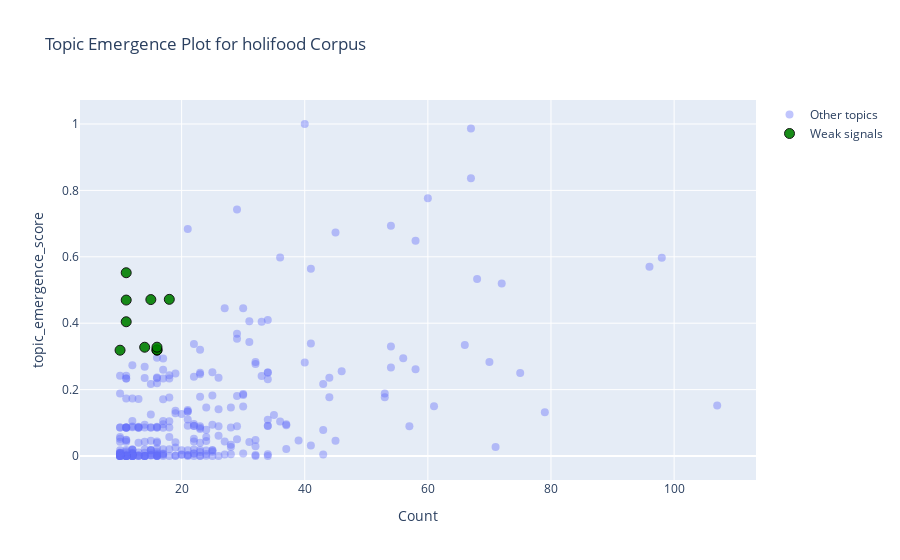

Notebook code cell kept with this figure:
### Code cell
# --- Weak-signal ranking parameters ---
TOP_K_WEAK = 10                  # maximum number of weak signals to present
WEAK_MIN_COUNT = 10              # minimum topic Count to consider
WEAK_MIN_UPPER_COUNT = 20        # absolute upper bound for Count
SCORE_MIN_THRESHOLD = 0.3       # minimum recency_magnitude_score to be considered


# ============================================
# 11. TOP-K WEAK SIGNALS
# ============================================

def rank_weak_signals(df_plot, score_col, label):
    df_rank = df_plot.copy()

    # Ensure valid numeric values
    df_rank = df_rank.dropna(subset=[score_col, "Count"]).copy()
    df_rank = df_rank.rename(columns={score_col: "score"})

    lower = WEAK_MIN_COUNT
    upper = WEAK_MIN_UPPER_COUNT

    # -------------------------------------------------
    # 1) Hard filter: Count bounds + score threshold
    # -------------------------------------------------
    candidates = df_rank[
        (df_rank["Count"] >= lower) &
        (df_rank["Count"] <= upper) &
        (df_rank["score"] >= SCORE_MIN_THRESHOLD)
    ].copy()

    print(
        f"[{label}] Candidates after filters: "
        f"Count in [{lower}, {upper}], {score_col} >= {SCORE_MIN_THRESHOLD} -> {len(candidates)} topics"
    )

    if candidates.empty:
        print(f"[{label}] No weak-signal candidates after Count + score filters.")
        return pd.DataFrame()

    # -------------------------------------------------
    # 2) Compute weak_signal_score within candidates
    # -------------------------------------------------
    c_min, c_max = candidates["Count"].min(), candidates["Count"].max()
    if c_max > c_min:
        count_norm = 1.0 - (candidates["Count"] - c_min) / (c_max - c_min)
    else:
        count_norm = pd.Series(1.0, index=candidates.index)

    s = candidates["score"]
    s_min, s_max = s.min(), s.max()
    if s_max > s_min:
        score_norm = (s - s_min) / (s_max - s_min)
    else:
        score_norm = pd.Series(1.0, index=candidates.index)

    BETA = 0.5  # weight between score and (inverted) Count
    candidates["weak_signal_score"] = (
        BETA * score_norm + (1.0 - BETA) * count_norm
    )

    # -------------------------------------------------
    # 3) Round-robin selection by Count (even filling)
    # -------------------------------------------------
    def round_robin_by_count(pool, k):
        if pool.empty or k <= 0:
            return []

        # For each Count, keep indices sorted by weak_signal_score desc
        groups = {}
        for c, sub in pool.groupby("Count"):
            sub_sorted = sub.sort_values("weak_signal_score", ascending=False)
            groups[c] = list(sub_sorted.index)

        selected = []
        pointers = {c: 0 for c in groups}

        # Classic round-robin: cycle over Counts, pick next best from each
        while len(selected) < k:
            any_picked = False
            for c in sorted(groups):  # sorted by Count for determinism
                idx_list = groups[c]
                pos = pointers[c]

                if pos < len(idx_list):
                    selected.append(idx_list[pos])
                    pointers[c] = pos + 1
                    any_picked = True

                    if len(selected) >= k:
                        break

            if not any_picked:
                # No group has remaining candidates
                break

        return selected

    selected_idx = round_robin_by_count(candidates, TOP_K_WEAK)

    if not selected_idx:
        print(f"[{label}] Round-robin could not select any topics.")
        return pd.DataFrame()

    ws_top = candidates.loc[selected_idx].copy()
    ws_top = ws_top.sort_values("weak_signal_score", ascending=False)

    cols = ["Name", "Count", "score", "weak_signal_score", "Representation"]
    ws_top = ws_top[cols].reset_index(drop=True)

    print(
        f"[{label}] Showing top {len(ws_top)} weak signals "
        f"(target TOP_K_WEAK={TOP_K_WEAK})."
    )
    return ws_top

# Only compute the Recency+magnitude weak signals
ws_magnitude_top = rank_weak_signals(
    df_plot_magnitude,
    "topic_emergence_score",
    label="topic_emergence"
)

if not ws_magnitude_top.empty:
    pd.set_option("display.max_colwidth", None)
    display(ws_magnitude_top)
else:
    print("No weak signals to display for Recency+magnitude scoring.")
    
import plotly.graph_objects as go

# --- Weak-signal mask from round-robin ranking (green) ---
weak_names = set(ws_magnitude_top["Name"])
mask_weak = df_plot_magnitude["Name"].isin(weak_names)

# Base: everything except weak signals
df_base = df_plot_magnitude[~mask_weak]
df_weak = df_plot_magnitude[mask_weak]

fig = go.Figure()

# --- Base layer: all non-weak-signal topics ---
fig.add_trace(
    go.Scatter(
        x=df_base["Count"],
        y=df_base["topic_emergence_score"],
        mode="markers",
        marker=dict(size=8, opacity=0.4),
        text=df_base["Name"],
        hovertext=df_base["Representation"].astype(str),
        name="Other topics",
    )
)

# --- Weak signals (green) ---
fig.add_trace(
    go.Scatter(
        x=df_weak["Count"],
        y=df_weak["topic_emergence_score"],
        mode="markers",
        marker=dict(
            size=10,
            color="green",
            line=dict(width=1, color="black"),
            opacity=0.9,
        ),
        text=df_weak["Name"],
        hovertext=df_weak["Representation"].astype(str),
        name="Weak signals",
    )
)

# Axis + layout
fig.update_xaxes(title_text="Count")
fig.update_yaxes(title_text="topic_emergence_score")

fig.update_layout(
    title=f"Topic Emergence Plot for {name} Corpus"
)

fig.show()

### Figure 1 — Plotly figure (JSON) as saved in the notebook; plotly's stock layout.template omitted (floating-point values rounded to 4 significant figures; data arrays with more than 128 entries replaced by an {"elided": "..."} marker saying what was removed)
{"data": [{"hovertext": {"elided": "291 str values"}, "marker": {"opacity": 0.4, "size": 8}, "mode": "markers", "name": "Other topics", "text": {"elided": "291 str values"}, "type": "scatter", "x": {"elided": "291 int values"}, "y": {"elided": "291 float values"}}, {"hovertext": ["['hipvs', 'volatiles', 'volatile', 'plants', 'herbivoreinduced', 'defense', 'ja', 'defenses', 'priming', 'z3hexenyl']", "['biochar', 'soil', 'al', 'plb', 'acidic', 'hydrochar', 'soils', 'exchangeable', 'reacidification', 'pl']", "['ammonia', 'lut', 'gas', 'nhsub3sub', 'lymphocytes', 'ddab', 'dexa', 'poisoning', 'splenocytes', 'ammonium']", "['rhizosphere', '2a5', 'transgenic', '2a7', 'hemoglobin', 'stages', 'diversity', 'bt', 'plant', 'sequencing']", "['sers', 'aptasensor', 'sensor', 'electrochemical', 'rox', 'detection', 'hgsup2sup', 'graphene', 'bisub2subcuosub4subalmofuio67', 'auzif8']", "['mon', '810', 'spain', 'efsa', 'cry1ab', 'borer', 'pmem', 't405', 'refuge', 'mon810']", "['zn', 'zinc', 'taftsh', 'ftsh', 'zmlaz14', 'amf', 'pore', 'fe', 'izmlaz14i', 'isotope']", "['dhas', 'dehp', 'acetochlor', 'smps', 'ffc', 'ptenpi3kakt', 'perk', 'liver', 'omega3', 'vkorc1l1']", "['ufb1', 'maizebased', 'guatemala', 'nixtamalization', 'fb1', 'fumonisin', 'practices', 'tortillas', 'univariable', 'households']", "['osub3sub', 'plga', 'pag', 'paoa', 'aqueous', 'drumsticks', 'soaking', 'pal', 'electrolyzed', 'saew']"], "marker": {"color": "green", "line": {"color": "black", "width": 1}, "opacity": 0.9, "size": 10}, "mode": "markers", "name": "Weak signals", "text": ["148_hipvs_volatiles_volatile_plants", "170_biochar_soil_al_plb", "173_ammonia_lut_gas_nhsub3sub", "187_rhizosphere_2a5_transgenic_2a7", "195_sers_aptasensor_sensor_electrochemical", "213_mon_810_spain_efsa", "247_zn_zinc_taftsh_ftsh", "255_dhas_dehp_acetochlor_smps", "263_ufb1_maizebased_guatemala_nixtamalization", "298_osub3sub_plga_pag_paoa"], "type": "scatter", "x": [18, 16, 16, 16, 15, 14, 11, 11, 11, 10], "y": [0.4718, 0.3186, 0.3197, 0.3278, 0.4711, 0.3276, 0.4697, 0.552, 0.4043, 0.3186]}], "layout": {"autosize": true, "title": {"text": "Topic Emergence Plot for holifood Corpus"}, "xaxis": {"autorange": true, "range": [3.929, 112.9], "title": {"text": "Count"}, "type": "linear"}, "yaxis": {"autorange": true, "range": [-0.09211, 1.092], "title": {"text": "topic_emergence_score"}, "type": "linear"}}}
